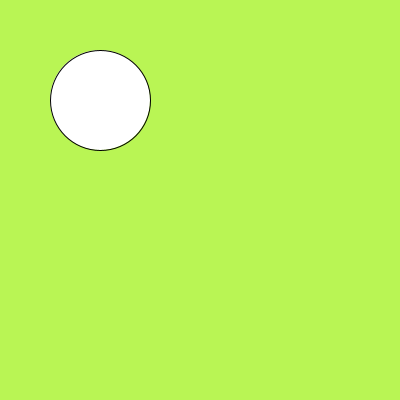
Frame 1 (no input)
Frame 60 (the mouse pressed at the canvas centre just before this capture): identical to frame 1, image omitted
Frame 120 (the mouse held since frame 60 and released just before this capture): identical to frame 1, image omitted

The Processing sketch that drew this single still picture (run headless with seeded random() and noise(); from frame 60 on, the mouse is pressed at the canvas centre):

// Processing sketch: SlipperyDot
// ── SlipperyDot.pde
// 4. create three integer variables to  
    //    represent the x, y, and the size of the ellipse
int x = 100;
int y = 100;
int size = 100;
    
    void setup() {
      //1. set the size of your sketch
    size(400, 400);
    }
    
    void draw() {
      //2. set the background color of your sketch
      background(#B9F554);
      //3. draw an ellipse. Make sure it fits in the window.
      ellipse(x, y, size, size);
      //5. use the variables created in step 4 to in place of the numbers
      //   in your ellipse
    
    }
    
    void mousePressed() {
      //6a. create an integer variable called distance
      //6b. use the getDistance method to initialize your varible
      //    use the mouse's x and y and the x and y of your ellipse 
     int distance = getDistance(mouseX, mouseY, x, y);
      //7. print the distance variable
    print(distance);
      
      //8a. make an if statement to check if the distance variable
      //   is greater than negative half the size of the ellipse,
      //   and less than positive half the size of the ellipse.
      if (distance > -size && distance < size) {
        //8b.  set the x and y of the ellipse to a random location on the window
      x = (int)random(400);
      y = (int)random(400);
    }
      
    }
    
    int getDistance(int x1, int y1, int x2, int y2) {
      return (int)Math.sqrt(x2 * x2 + y2 * y2) - (int)Math.sqrt(x1 * x1 + y1 * y1);
    }
